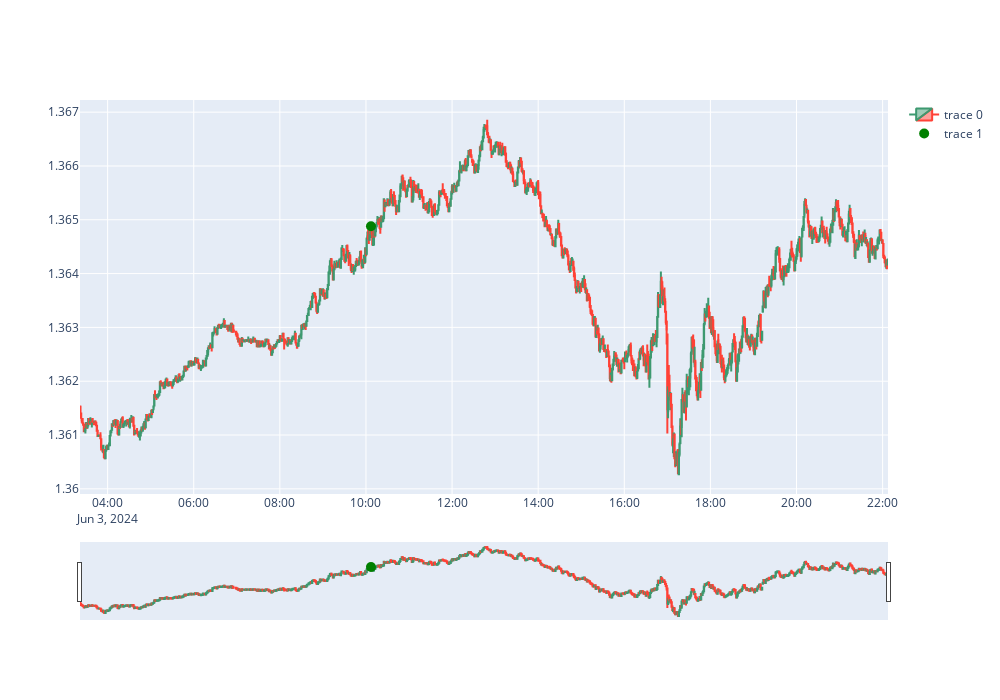

Notebook code for this chart:
### Code cell
# import pandas as pd
import numpy as np
import mplfinance as mpf
import matplotlib.pyplot as plt
from datetime import timedelta
import plotly.graph_objects as go
from datetime import datetime



# Convertir las columnas de fechas a formato datetime
df['Date'] = pd.to_datetime(df['Date'])

dates = df[df['trade'] != 0].Date.unique()

for date in dates:

    data = df[df['Date'] == date].iloc[0]
    signal = data.trade
    
    start_date = date - timedelta(hours=12)
    end_date = date + timedelta(hours=12)

    print(start_date)
    print(end_date)
    
    historical_prices = df[
        (df['Date'] >= start_date) &
        (df['Date'] <= end_date)
    ].copy()

    
    fig = go.Figure(data=[go.Candlestick(x=historical_prices['Date'],
                    open=historical_prices['Open'],
                    high=historical_prices['High'],
                    low=historical_prices['Low'],
                    close=historical_prices['Close'])])



    
    if signal == 1:
        color = 'green'
    else:
        color = 'red'
        
    fig.add_trace(go.Scatter(
        x=[data.Date],
        y=[data.Close],
        mode='markers',
        marker=dict(color=color, symbol='circle', size=10),
    ))

    
    # Ajustar el tamaño del gráfico
    fig.update_layout(
        width=1000,  # Ancho en píxeles
        height=700   # Altura en píxeles
    )
    
    fig.show()
    
    a = input()  # Pausa para la interacción del usuario
    clear_output()

### Figure 1 — Plotly figure (JSON) as saved in the notebook; plotly's stock layout.template omitted (floating-point values rounded to 4 significant figures; data arrays with more than 128 entries replaced by an {"elided": "..."} marker saying what was removed)
{"data": [{"close": {"elided": "1126 float values"}, "high": {"elided": "1126 float values"}, "low": {"elided": "1126 float values"}, "open": {"elided": "1126 float values"}, "type": "candlestick", "x": {"elided": "1126 str values"}}, {"marker": {"color": "green", "size": 10, "symbol": "circle"}, "mode": "markers", "type": "scatter", "x": ["2024-06-03T10:07:00"], "y": [1.365]}], "layout": {"height": 700, "width": 1000, "xaxis": {"autorange": true, "range": ["2024-06-03 03:21:30", "2024-06-03 22:07:30"], "rangeslider": {"autorange": true, "range": ["2024-06-03 03:21:30", "2024-06-03 22:07:30"], "yaxis": {"_template": null, "rangemode": "match"}}, "type": "date"}, "yaxis": {"autorange": true, "range": [1.36, 1.367], "type": "linear"}}}
